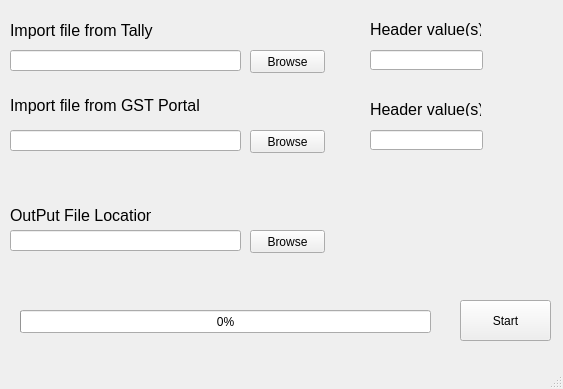
<?xml version="1.0" encoding="UTF-8"?>
<ui version="4.0">
 <class>MainWindow</class>
 <widget class="QMainWindow" name="MainWindow">
  <property name="geometry">
   <rect>
    <x>0</x>
    <y>0</y>
    <width>563</width>
    <height>389</height>
   </rect>
  </property>
  <property name="windowTitle">
   <string>MainWindow</string>
  </property>
  <widget class="QWidget" name="centralwidget">
   <widget class="QLabel" name="file1">
    <property name="geometry">
     <rect>
      <x>10</x>
      <y>20</y>
      <width>171</width>
      <height>21</height>
     </rect>
    </property>
    <property name="font">
     <font>
      <pointsize>12</pointsize>
     </font>
    </property>
    <property name="text">
     <string>Import file from Tally</string>
    </property>
    <property name="textFormat">
     <enum>Qt::RichText</enum>
    </property>
   </widget>
   <widget class="QLabel" name="file1_2">
    <property name="geometry">
     <rect>
      <x>10</x>
      <y>90</y>
      <width>211</width>
      <height>31</height>
     </rect>
    </property>
    <property name="font">
     <font>
      <pointsize>12</pointsize>
     </font>
    </property>
    <property name="text">
     <string>Import file from GST Portal</string>
    </property>
    <property name="textFormat">
     <enum>Qt::RichText</enum>
    </property>
   </widget>
   <widget class="QLineEdit" name="lineFile1">
    <property name="geometry">
     <rect>
      <x>10</x>
      <y>50</y>
      <width>231</width>
      <height>21</height>
     </rect>
    </property>
   </widget>
   <widget class="QLineEdit" name="lineFile2">
    <property name="geometry">
     <rect>
      <x>10</x>
      <y>130</y>
      <width>231</width>
      <height>21</height>
     </rect>
    </property>
   </widget>
   <widget class="QPushButton" name="browseFile1">
    <property name="geometry">
     <rect>
      <x>250</x>
      <y>50</y>
      <width>75</width>
      <height>23</height>
     </rect>
    </property>
    <property name="text">
     <string>Browse</string>
    </property>
   </widget>
   <widget class="QPushButton" name="browseFile2">
    <property name="geometry">
     <rect>
      <x>250</x>
      <y>130</y>
      <width>75</width>
      <height>23</height>
     </rect>
    </property>
    <property name="text">
     <string>Browse</string>
    </property>
   </widget>
   <widget class="QLabel" name="headerFile1">
    <property name="geometry">
     <rect>
      <x>370</x>
      <y>20</y>
      <width>111</width>
      <height>16</height>
     </rect>
    </property>
    <property name="font">
     <font>
      <pointsize>12</pointsize>
     </font>
    </property>
    <property name="text">
     <string>Header value(s)</string>
    </property>
    <property name="textFormat">
     <enum>Qt::RichText</enum>
    </property>
   </widget>
   <widget class="QLabel" name="headerFile2">
    <property name="geometry">
     <rect>
      <x>370</x>
      <y>100</y>
      <width>111</width>
      <height>16</height>
     </rect>
    </property>
    <property name="font">
     <font>
      <pointsize>12</pointsize>
     </font>
    </property>
    <property name="text">
     <string>Header value(s)</string>
    </property>
    <property name="textFormat">
     <enum>Qt::RichText</enum>
    </property>
   </widget>
   <widget class="QLineEdit" name="headerLineFile1">
    <property name="geometry">
     <rect>
      <x>370</x>
      <y>50</y>
      <width>113</width>
      <height>20</height>
     </rect>
    </property>
   </widget>
   <widget class="QLineEdit" name="headerLineFile2">
    <property name="geometry">
     <rect>
      <x>370</x>
      <y>130</y>
      <width>113</width>
      <height>20</height>
     </rect>
    </property>
   </widget>
   <widget class="QPushButton" name="startProcess">
    <property name="geometry">
     <rect>
      <x>460</x>
      <y>300</y>
      <width>91</width>
      <height>41</height>
     </rect>
    </property>
    <property name="text">
     <string>Start</string>
    </property>
   </widget>
   <widget class="QLineEdit" name="lineoutFIle">
    <property name="geometry">
     <rect>
      <x>10</x>
      <y>230</y>
      <width>231</width>
      <height>21</height>
     </rect>
    </property>
   </widget>
   <widget class="QLabel" name="outFile">
    <property name="geometry">
     <rect>
      <x>10</x>
      <y>200</y>
      <width>141</width>
      <height>31</height>
     </rect>
    </property>
    <property name="font">
     <font>
      <pointsize>12</pointsize>
     </font>
    </property>
    <property name="text">
     <string>OutPut File Location</string>
    </property>
    <property name="textFormat">
     <enum>Qt::RichText</enum>
    </property>
   </widget>
   <widget class="QPushButton" name="browseOutFile">
    <property name="geometry">
     <rect>
      <x>250</x>
      <y>230</y>
      <width>75</width>
      <height>23</height>
     </rect>
    </property>
    <property name="text">
     <string>Browse</string>
    </property>
   </widget>
   <widget class="QProgressBar" name="progressBar1">
    <property name="enabled">
     <bool>true</bool>
    </property>
    <property name="geometry">
     <rect>
      <x>20</x>
      <y>310</y>
      <width>411</width>
      <height>23</height>
     </rect>
    </property>
    <property name="mouseTracking">
     <bool>false</bool>
    </property>
    <property name="autoFillBackground">
     <bool>false</bool>
    </property>
    <property name="value">
     <number>0</number>
    </property>
    <property name="textVisible">
     <bool>true</bool>
    </property>
    <property name="orientation">
     <enum>Qt::Horizontal</enum>
    </property>
    <property name="invertedAppearance">
     <bool>false</bool>
    </property>
    <property name="textDirection">
     <enum>QProgressBar::TopToBottom</enum>
    </property>
   </widget>
  </widget>
  <widget class="QMenuBar" name="menubar">
   <property name="geometry">
    <rect>
     <x>0</x>
     <y>0</y>
     <width>563</width>
     <height>21</height>
    </rect>
   </property>
  </widget>
  <widget class="QStatusBar" name="statusbar"/>
 </widget>
 <resources/>
 <connections/>
</ui>
